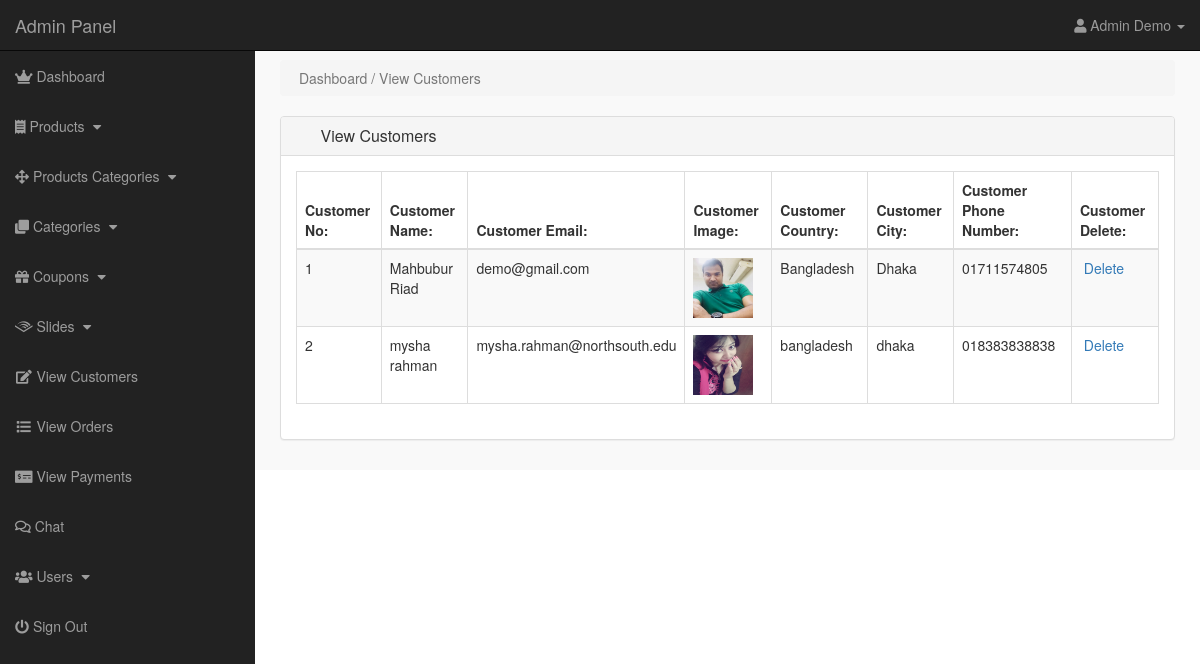
Page /admin/index.php?view_customers (signed in) on the committed database.
### tables this page shows
CREATE TABLE `customers` (
  `customer_id` int(11) NOT NULL,
  `customer_name` varchar(255) NOT NULL,
  `customer_email` varchar(255) NOT NULL,
  `customer_pass` varchar(255) NOT NULL,
  `customer_country` text NOT NULL,
  `customer_city` text NOT NULL,
  `customer_contact` varchar(255) NOT NULL,
  `customer_gender` varchar(100) NOT NULL,
  `customer_zipcode` varchar(100) NOT NULL,
  `customer_address` text NOT NULL,
  `customer_image` text NOT NULL,
  `customer_ip` varchar(255) NOT NULL,
  `customer_confirm_code` text NOT NULL
);

### admin/view_customers.php (the view)
<?php
if(!isset($_SESSION['admin_email'])){
echo "<script>window.open('login.php','_self')</script>";
}
else {
?>
    <div class="row">
        <div class="col-lg-12">
            <ol class="breadcrumb">
                <li class="active">
                    <i class="fa fa-dashboard"></i> Dashboard / View Customers
                </li>
            </ol>
        </div>
    </div>
    <div class="row">
        <div class="col-lg-12">
            <div class="panel panel-default">
                <div class="panel-heading">
                    <h3 class="panel-title">
                        <i class="fa fa-money fa-fw"></i> View Customers
                    </h3>
                </div>
                <div class="panel-body">
                    <div class="table-responsive">
                        <table class="table table-bordered table-hover table-striped">
                            <thead>
                                <tr>
                                    <th>Customer No:</th>
                                    <th>Customer Name:</th>
                                    <th>Customer Email:</th>
                                    <th>Customer Image:</th>
                                    <th>Customer Country:</th>
                                    <th>Customer City:</th>
                                    <th>Customer Phone Number:</th>
                                    <th>Customer Delete:</th>
                                </tr>
                            </thead>
                            <tbody>
                                <?php
                $i=0;
                $get_c = "select * from customers";
                $run_c = mysqli_query($con,$get_c);
                while($row_c=mysqli_fetch_array($run_c)){
                $c_id = $row_c['customer_id'];
                $c_name = $row_c['customer_name'];
                $c_email = $row_c['customer_email'];
                $c_image = $row_c['customer_image'];
                $c_country = $row_c['customer_country'];
                $c_city = $row_c['customer_city'];
                $c_contact = $row_c['customer_contact'];
                $i++;
                ?>
                                    <tr>
                                        <td>
                                            <?php echo $i; ?>
                                        </td>
                                        <td>
                                            <?php echo $c_name; ?>
                                        </td>
                                        <td>
                                            <?php echo $c_email; ?>
                                        </td>
                                        <td><img src="../customer/customer_images/<?php echo $c_image; ?>" width="60" height="60"></td>
                                        <td>
                                            <?php echo $c_country; ?>
                                        </td>
                                        <td>
                                            <?php echo $c_city; ?>
                                        </td>
                                        <td>
                                            <?php echo $c_contact; ?>
                                        </td>
                                        <td>
                                            <a href="index.php?customer_delete=<?php echo $c_id; ?>">
<i class="fa fa-trash-o" ></i> Delete
</a>
                                        </td>
                                    </tr>
                                    <?php } ?>
                            </tbody>
                        </table>
                    </div>
                </div>
            </div>
        </div>
    </div>
    <?php } ?>

### admin/includes/sidebar.php (shortened to what this page needs)
<?php
if(!isset($_SESSION['admin_email'])){
    echo "<script>window.open('login.php', '_self')</script>";
}
else{
?>
    <nav class="navbar navbar-inverse navbar-fixed-top">
        <div class="navbar-header">
            <a href="index.php?dashboard" class="navbar-brand">Admin Panel</a>
        </div>
        <ul class="nav navbar-right top-nav">
            <li class="dropbox">
                <a href="#" class="dropdown-toggle" data-toggle="dropdown">
               <i class="fa fa-user"></i>
               <?php echo $admin_name; ?> <b class="caret"></b>
        </a>
        </li>
        </ul>
        <div class="collapse navbar-collapse navbar-ex1-collapse">
            <ul class="nav navbar-nav side-nav">
                <li>
                    <a href="index.php?dashboard">
<i class="fas fa-crown"></i> Dashboard
</a>
                </li>
                <li>
                    <a href="#" data-toggle="collapse" data-target="#products">
<i class="fas fa-receipt"></i> Products
<i class="fa fa-fw fa-caret-down"></i>
</a>
                </li>
                <li>
                    <a href="#" data-toggle="collapse" data-target="#p_cat">
<i class="fas fa-arrows-alt"></i> Products Categories
<i class="fa fa-fw fa-caret-down"></i>
</a>
                </li>
                <li>
                    <a href="#" data-toggle="collapse" data-target="#cat">
<i class="fas fa-clone"></i> Categories
<i class="fa fa-fw fa-caret-down"></i>
</a>
                </li>
                <li>
                    <a href="#" data-toggle="collapse" data-target="#coupons">
                        <i class="fas fa-gift"></i> Coupons
                        <i class="fa fa-fw fa-caret-down"></i>
                    </a>
                </li>
                <li>
                    <a href="#" data-toggle="collapse" data-target="#slides">
<i class="fab fa-audible"></i> Slides
<i class="fa fa-fw fa-caret-down"></i>
</a>
                </li>
                <li>
                    <a href="index.php?view_customers"><i class="fa fa-fw fa-edit"></i> View Customers</a>
                </li>
                <li>
                    <a href="index.php?view_orders"><i class="fa fa-fw fa-list"></i> View Orders</a>
                </li>
                <li>
                    <a href="index.php?view_payments"><i class="fas fa-money-check-alt"></i> View Payments</a>
                </li>
                <li>
                    <a href="index.php?chat"><i class="far fa-comments"></i> Chat</a>
                </li>
                <li>
                    <a href="#" data-toggle="collapse" data-target="#users">
                    <i class="fas fa-users"></i> Users
<i class="fa fa-fw fa-caret-down"></i>
</a>
                </li>
                <li>
                    <a href="logout.php"><i class="fas fa-power-off"></i> Sign Out</a>
                </li>
            </ul>
        </div>
    </nav>
    <?php } ?>

### styles/admin-style.css (style rules this page uses)
body { margin-top: 100px; }
@media (min-width: 768px) { body { margin-top: 50px; } }
.top-nav { padding: 0 15px; }
.top-nav > li { display: inline-block; float: left; }
.top-nav > li > a { padding-top: 15px; padding-bottom: 15px; line-height: 20px; color: #999; }
@media (min-width: 768px) { .side-nav { position: fixed; top: 51px; width: 255px; border-radius: 0; overflow-y: auto; background-color: #222; bottom: 0; overflow-x: hidden; padding-bottom: 40px; } }
@media (min-width: 768px) { .side-nav > li > a { width: 255px; } }
.panel-body { border-radius: 5px; }
a, li, ul, option, select, data-toggle, dropbox { -moz-transition: all 0.3s; -o-transition: all 0.3s; -webkit-transition: all 0.3s; }

### rows in the picture
customers: customer_name "Mahbubur Riad", customer_email "demo@gmail.com", customer_image (picture), customer_country "Bangladesh", customer_city "Dhaka", customer_contact "01711574805"
customers: customer_name "mysha rahman", customer_email "mysha.rahman@northsouth.edu", customer_image (picture), customer_country "bangladesh", customer_city "dhaka", customer_contact "018383838838"

### other values in the picture
$admin_name "Admin Demo"
